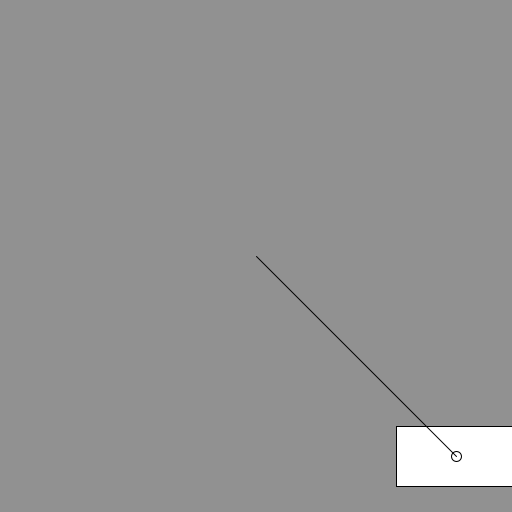
Frame 1 (no input)
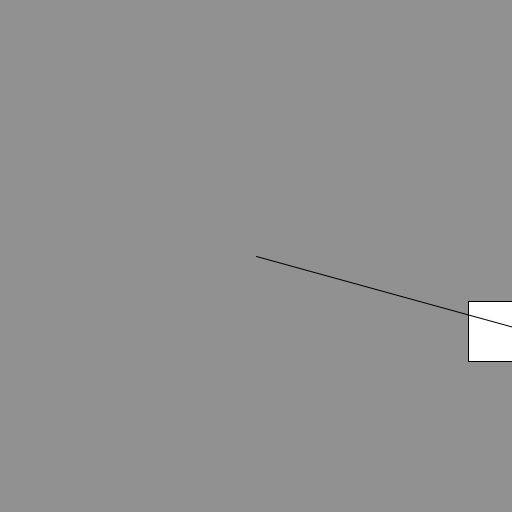
Frame 60 (the mouse pressed at the canvas centre just before this capture)
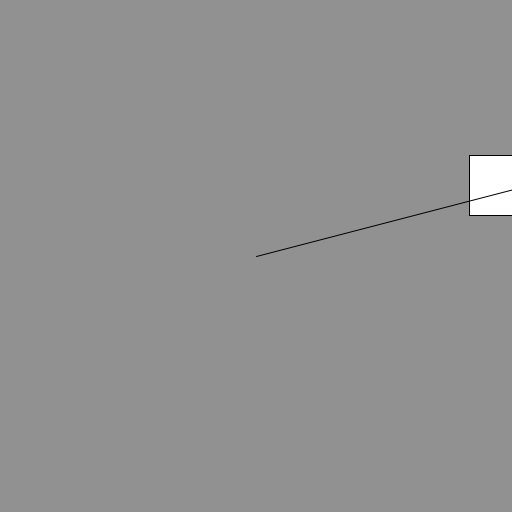
Frame 120 (the mouse held since frame 60 and released just before this capture)

The Processing sketch that drew these frames (run headless with seeded random() and noise(); from frame 60 on, the mouse is pressed at the canvas centre):

// Processing sketch: sketch_09_rotacion_objeto
// ── sketch_09_rotacion_objeto.pde
Carrito carro;
float delta;
void setup() {
  size (512, 512);
  carro = new Carrito(200, 200);
  delta = 10;
}

void draw() {
  background(145);
  translate(width/2, height/2);
  carro.Dibujar();
  carro.RotarPVector(-radians(0.5));
}

void keyPressed() {
  if (key == CODED) {
    textSize(32);
    //  UP, DOWN, LEFT, RIGHT
    if (keyCode == UP) {
      text("UP", 400,400);
      carro.Trasladar(0, -delta);
    } else if (keyCode == DOWN) {
      text("DOWN", 400,400);
      carro.Trasladar(0, delta);
    } else if (keyCode == LEFT) {
      text("LEFT", 400,400);
      carro.Trasladar(-delta, 0);
    } else if (keyCode == RIGHT) {
      text("RIGHT", 400,400);
      carro.Trasladar(delta, 0);
    } 
  } 
}

// ── Carrito.pde
class Carrito {
  PVector centro;
  float rotacion;
  ArrayList<PVector> vertices;
  
  Carrito (float x, float y) {
    centro = new PVector(x, y);
    vertices = new ArrayList<PVector>();
    vertices.add(new PVector(60, 30));
    vertices.add(new PVector(-60, 30));
    vertices.add(new PVector(-60, -30));
    vertices.add(new PVector(60, -30));
    rotacion = 0;
  }
  
  void Dibujar () {
    beginShape();
    for (PVector v : vertices) {
      vertex(centro.x + v.x, centro.y +v.y);
    }
    endShape(CLOSE);
    circle(centro.x, centro.y,10);
    line(0,0, centro.x, centro.y);
  }
  
  void Trasladar (float dx, float dy) {
    centro.add(new PVector(dx, dy));
  }
  
  void Rotar (float theta) {
    float x = centro.x * cos(theta) + centro.y * sin(theta);
    float y = -centro.x * sin(theta) + centro.y * cos(theta);
    centro.set(x, y);
    
    //centro.x = x;
    //centro.y = y;
  }
  
  void RotarPVector(float angulo) {
    centro.rotate(angulo);
  }
}
